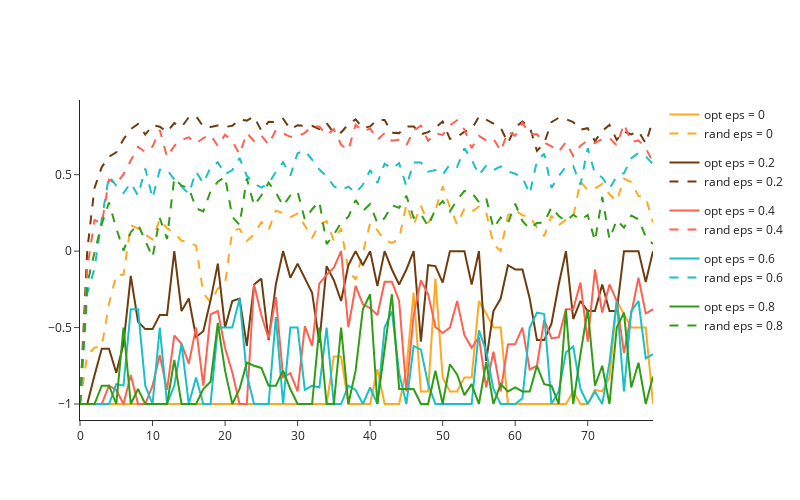

Here is the notebook cell this chart was saved with:
### Code cell
fig = go.Figure()
for i in [0,1,2,3,4]:
    fig.add_trace(go.Scatter(x=list(range(len(M_opts_self[i]))), y=M_opts_self[i],
                    mode='lines',line = dict(color = colors[i]),
                    name='opt eps = '+ str(epsilon[i]), legendgroup=i+1))
    fig.add_trace(go.Scatter(x=list(range(len(M_rands_self[i]))), y=M_rands_self[i],
                     line = dict(dash='dash',color = colors[i]),
                    name='rand eps = '+ str(epsilon[i]), legendgroup=i+1))
    
fig.update_layout(template="simple_white", width=800,height=500)

fig.show()
